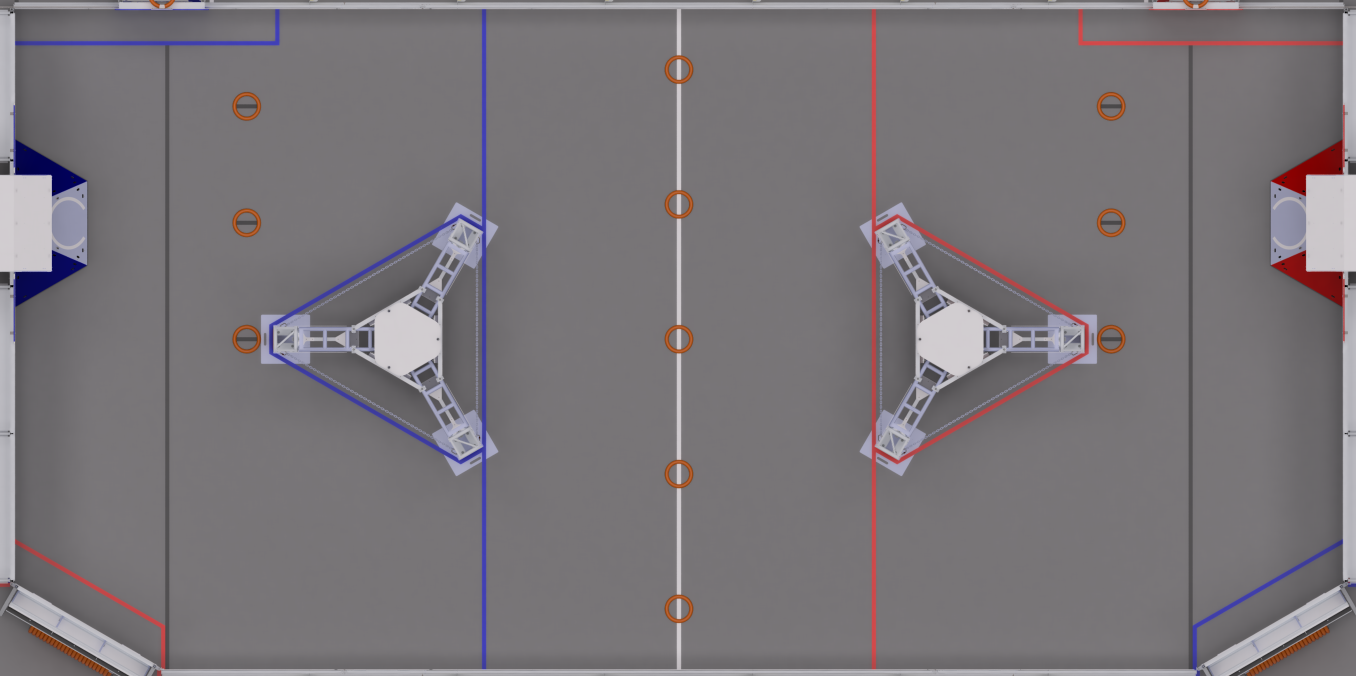
#> input picture Localization/field.png, 2712 x 1352 px (shown at 1/2 size); its folder holds only this picture in this run
$ python -i lime_light_code.py   (imports and definitions only)
#> lines starting #> are read from the running program, lines starting #| are printed output that depends on the picture
### Localization/tag.py
import math
import numpy as np

INCHES_TO_METER = 2.54 / 100
# TODO: change to this seasons tag
SIDE_LENGTH = 0.1651
FIELD_HEIGHT = 8.21055
FIELD_WIDTH = 16.54175
BASIS_AXIS_MATRIX = np.array([[SIDE_LENGTH / 2, 0, 0, 0],
                              [0, SIDE_LENGTH / 2, 0, 0],
                              [0, 0, SIDE_LENGTH / 2, 0],
                              [1, 1, 1, 1]])

BASIS_TAG_COORDS_MATRIX = [np.array([0.5 * SIDE_LENGTH, -0.5 * SIDE_LENGTH, 0]),
                           np.array([-0.5 * SIDE_LENGTH, -0.5 * SIDE_LENGTH, 0]),
                           np.array([-0.5 * SIDE_LENGTH, 0.5 * SIDE_LENGTH, 0]),
                           np.array([0.5 * SIDE_LENGTH, 0.5 * SIDE_LENGTH, 0])]


def rotation_matrix_affine_yaw_pitch_roll(yaw=0.0, pitch=0.0, roll=0.0) -> np.ndarray:
    c1 = np.cos(pitch)
    s1 = np.sin(pitch)
    c2 = np.cos(yaw)
    s2 = np.sin(yaw)
    c3 = np.cos(roll)
    s3 = np.sin(roll)
    return np.array([[c2 * c3, -c2 * s3, s2, 0],
                     [c1 * s3 + c3 * s1 * s2, c1 * c3 - s1 * s2 * s3, -c2 * s1, 0],
                     [s1 * s3 - c1 * c3 * s2, c3 * s1 + c1 * s2 * s3, c1 * c2, 0],
                     [0, 0, 0, 1]])


class Tag:
    def __init__(self, x, y, z, yaw_degrees, pitch_degrees=0, roll_degrees=0, is_inches=True):
        if is_inches:
            self.x = INCHES_TO_METER * x
            self.y = INCHES_TO_METER * y
            self.z = INCHES_TO_METER * z
        else:
            self.x = x
            self.y = y
            self.z = z

        # self.x -= (FIELD_WIDTH * 0.5)
        self.z -= FIELD_HEIGHT
        self.z *= -1
        self.yaw = math.radians(yaw_degrees+90)
        self.pitch = math.radians(pitch_degrees)
        self.roll = math.radians(roll_degrees)

    def to_field_axis_matrix(self) -> np.ndarray:
        return  (np.array([[1, 0, 0, self.x], [0, 1, 0, self.y], [0, 0, 1, self.z], [0, 0, 0, 1]]) @
                 rotation_matrix_affine_yaw_pitch_roll(self.yaw, self.pitch, self.roll)
                 @ BASIS_AXIS_MATRIX)

    def get_inv_field_axis_matrix(self):
        return np.linalg.inv(self.to_field_axis_matrix())

### Localization/lime_light_code.py
import math
import os
import socket
import struct
import time
import cv2
import numpy as np

import settings
#> further down, picture is the input picture: shape (1352, 2712, 3); mean B, G, R 120.7, 116.8, 121.4
import tag
from april_tag_utils import *

WIDTH = 1280
HEIGHT = 960

# NOTE: ori and itay, these are not magic numbers, the weird number in the tan function is simply the cameras FOV
# divided by 2 in radians
F_LENGTH_X = (1 / (math.tan(math.radians(63.3*0.5)) * 2)) * WIDTH
F_LENGTH_Y = (1 / (math.tan(math.radians(49.7*0.5)) * 2)) * HEIGHT
PORT = 5800


# these values are here so we could check our momentary changes and see if they make any sense
last_pos_estimate = np.array([0.0, 0.0, 0.0])
last_rot_estimate = np.array([0.0, 0.0, 0.0])
last_time = 0  # the time of the last pos estimation, NOT necessarily the time of the last frame
last_is_accurate = False  # tells you if the last estimation is accurate

# these values are for refining the estimation
MAX_VEL = 4  # maximum velocity of the robot, if passed we can assume there was a problem with the pose estimation
MAX_ACCEL = 15000  # maximum acceleration of the robot, if passed we can assume there was a problem with the pose
MIN_CONFIDENCE = 0.11
SPEED_WEIGHT = 2  # how much weight we give speed in confidence estimation
ROT_WEIGHT = 1.1  # how much weight we give the rotation in confidence estimation
DISTANCE_FROM_AVG_WEIGHT = 6  # how much weight do we give to distance from the average in confidence estimation
QUANTIZATION_LEVELS = 64  # how many levels do we want to divide the image to


def denoise_frame(frame):
    processed_frame = copy.deepcopy(frame)
    processed_frame = cv2.cvtColor(processed_frame, cv2.COLOR_BGR2GRAY)
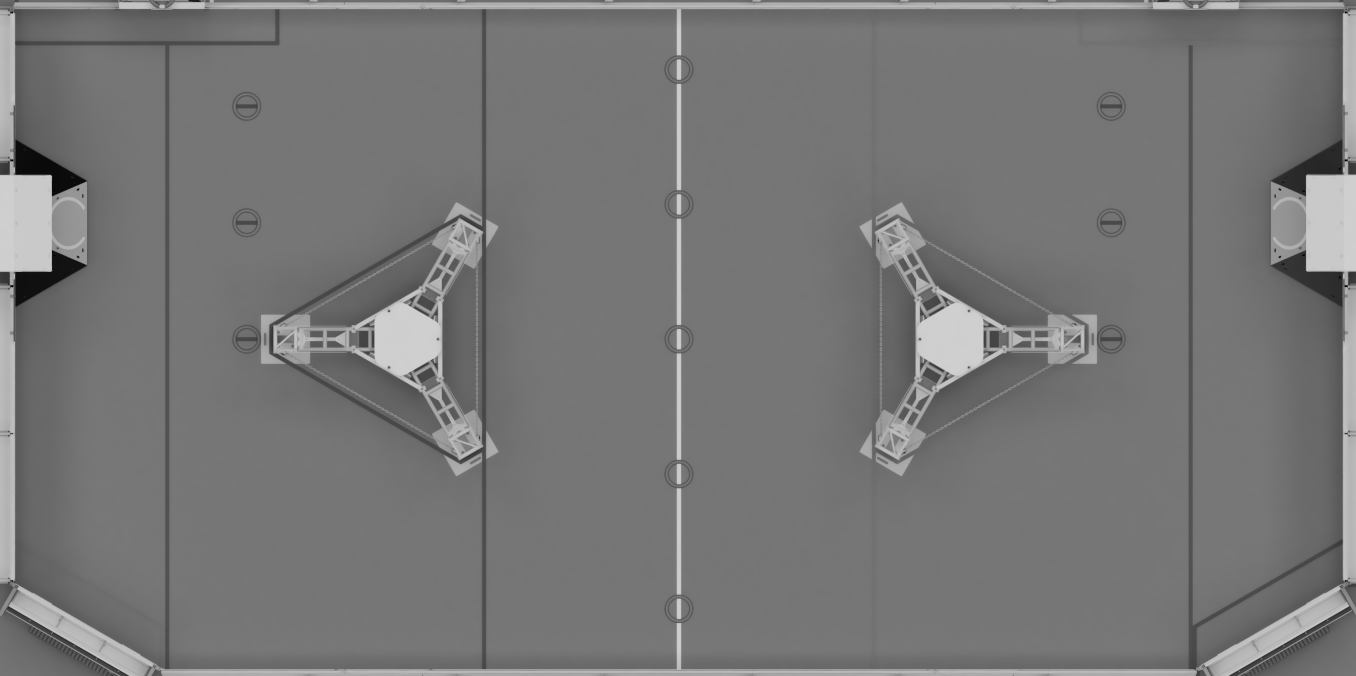
#> processed_frame: shape (1352, 2712) (shown at 1/2 size); min 0, max 208, mean 118.5
    processed_frame = cv2.normalize(processed_frame, processed_frame, 0, 255, cv2.NORM_MINMAX)
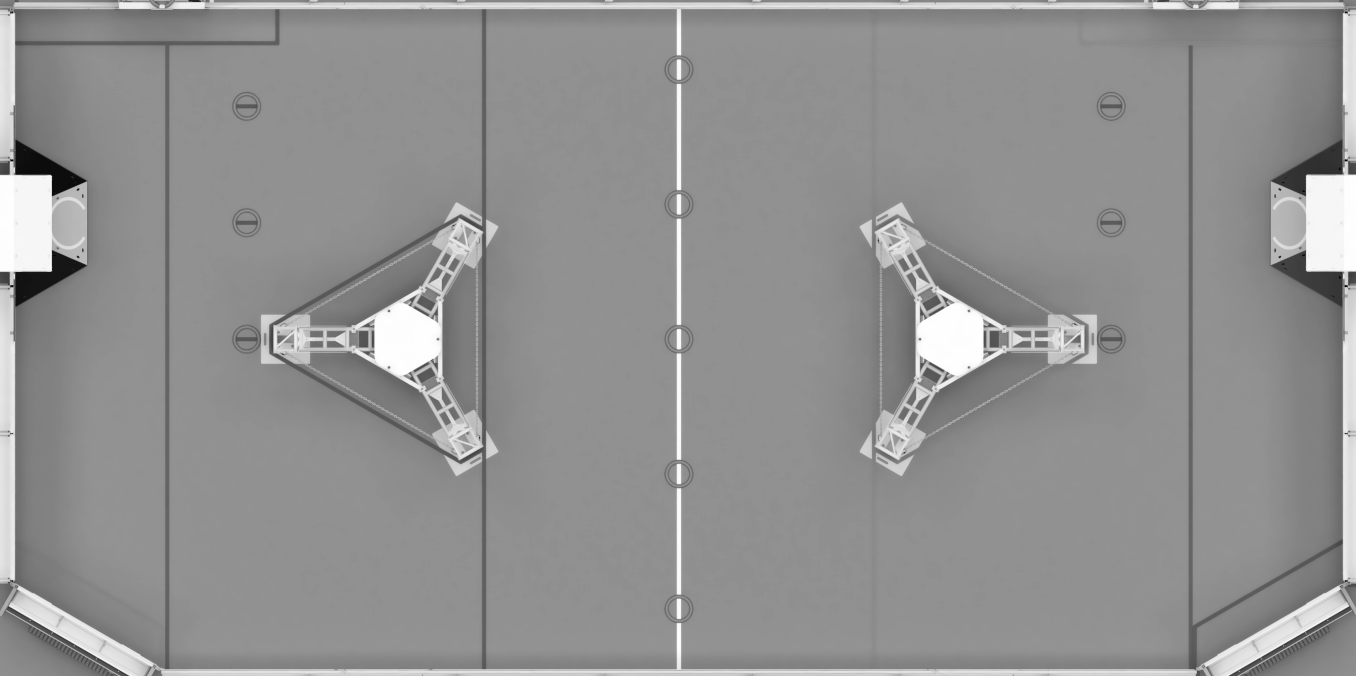
#> processed_frame: shape (1352, 2712) (shown at 1/2 size); min 0, max 255, mean 145.4
    processed_frame = cv2.medianBlur(processed_frame, 3)
    processed_frame = cv2.GaussianBlur(processed_frame, [3, 3], sigmaX=0.1, sigmaY=0.1)
    processed_frame = np.round(processed_frame * (QUANTIZATION_LEVELS / 255)) * (255 / QUANTIZATION_LEVELS)
    processed_frame = np.uint8(np.round(processed_frame))
    kernel = 1.35*np.array([[0, -1, 0],
                       [-1, 5, -1],
                       [0, -1, 0]])
    processed_frame = cv2.filter2D(processed_frame, -1, kernel)
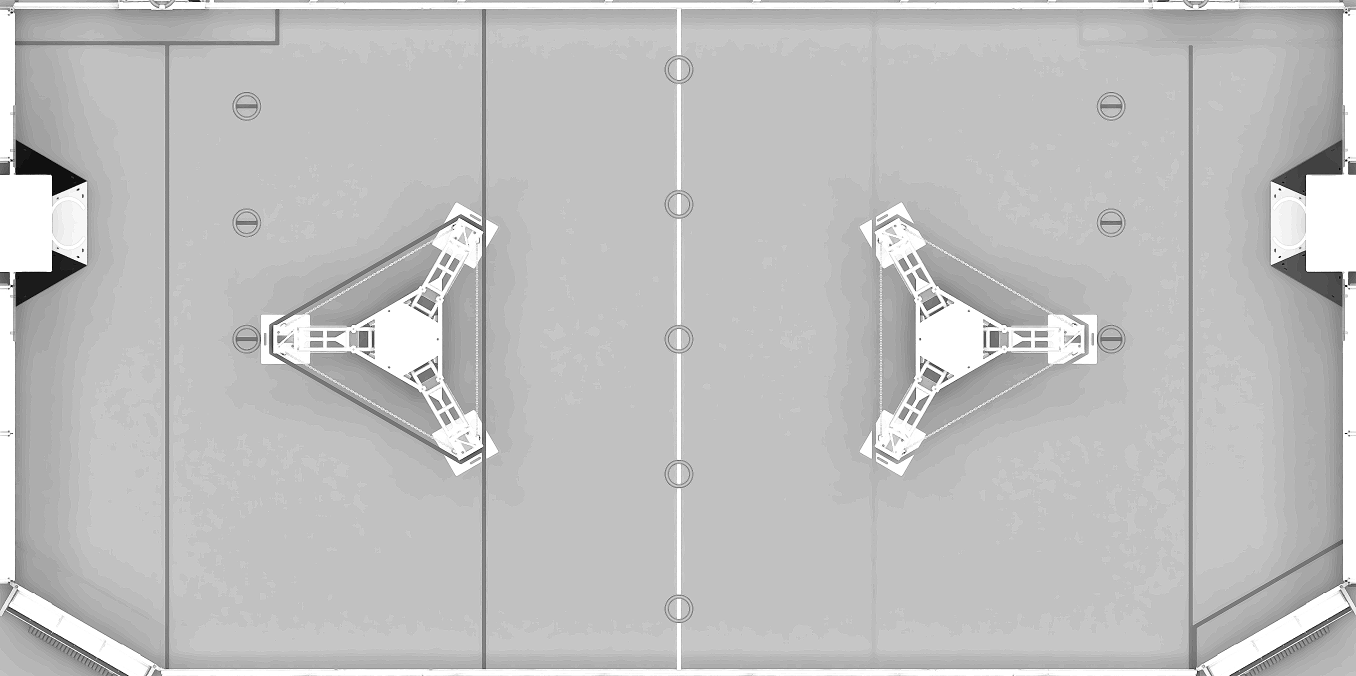
#> processed_frame: shape (1352, 2712) (shown at 1/2 size); min 0, max 255, mean 191.2

    return processed_frame


# [20 lines left out: functions draw_tag_axis, estimate_confidence, not called in this run]


def estimate_confidence_by_avg(conf: float, count: int, avg: np.ndarray, xyz: np.ndarray):
    # NOTE: takes confidence to in case we'd want to expand the calculation
    return count / ((1 / conf) + (DISTANCE_FROM_AVG_WEIGHT * np.linalg.norm(avg - xyz)))


# [103 lines left out: functions submit_final_estimation, refine_estimation, runPipeline, not called in this run]

>>> import cv2
>>> picture = cv2.imread('field.png')
>>> result = denoise_frame(picture)
